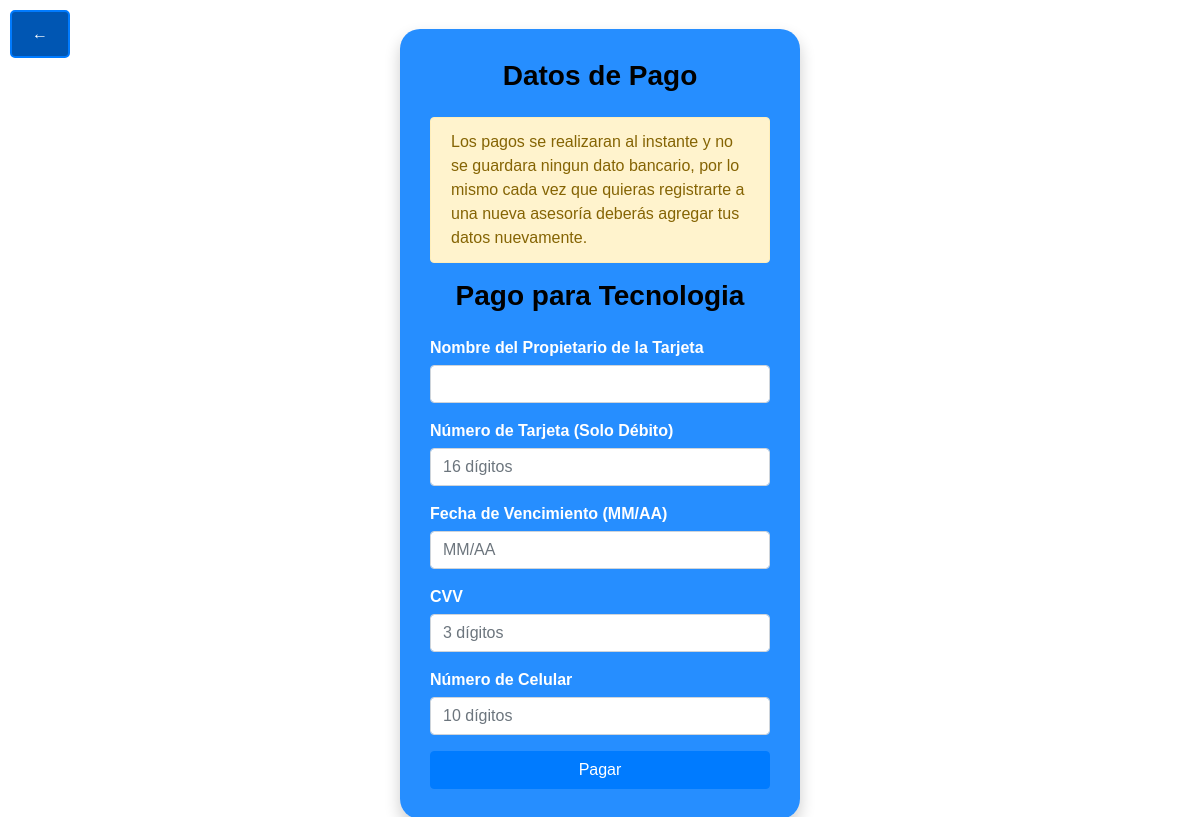
The page /pago_asesoria/10 (signed in) on the database as committed earlier.
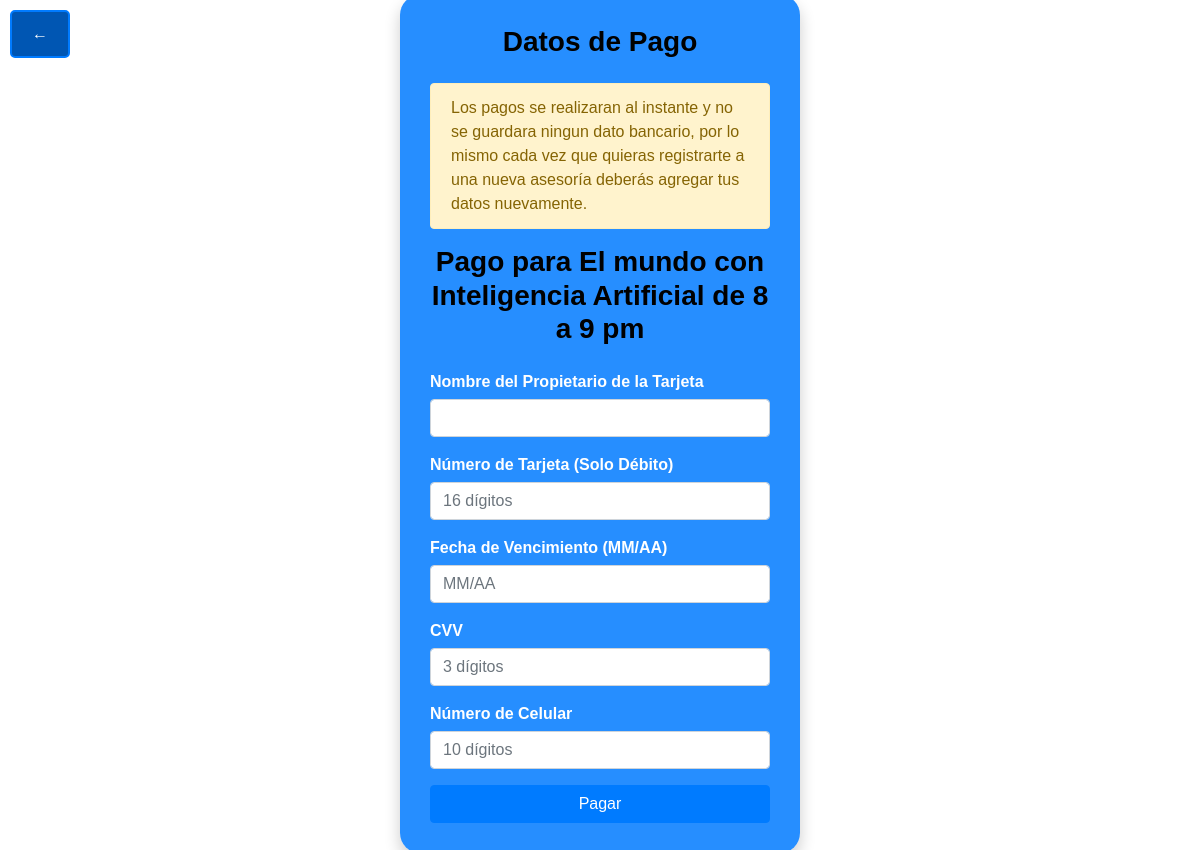
The same page on the database as committed later.
### ProyectoWeb/app.py (models this page shows)
class Asesoria(db.Model):
    id = db.Column(db.Integer, primary_key=True)
    descripcion = db.Column(db.String(200), nullable=False)
    costo = db.Column(db.Float, nullable=False)
    max_alumnos = db.Column(db.Integer, nullable=False)
    temas = db.Column(db.String(200), nullable=False)
    maestro_id = db.Column(db.Integer, db.ForeignKey('user.id'), nullable=False)
    alumnos = db.relationship('User', secondary=asesoria_alumno, back_populates='asesorias')
    total_pagado = db.Column(db.Float, default=0.0)
    meet_link = db.Column(db.String(200), nullable=True)

### ProyectoWeb/app.py (the view, shortened to what this page needs)
@app.route('/pago_asesoria/<int:id>', methods=['GET', 'POST'])
@login_required
def pago_asesoria(id):
    asesoria = Asesoria.query.get_or_404(id)
    return render_template('pago_asesoria.html', asesoria=asesoria)

### ProyectoWeb/app.py (called while the page is built)
@login_manager.user_loader
def load_user(user_id):
    return User.query.get(int(user_id))

### ProyectoWeb/templates/pago_asesoria.html (shortened to what this page needs)
{% extends 'base.html' %}
{% block content %}
<div class="container-fluid">
    <button class="btn btn-custom btn-back" style="position: absolute; top: 10px; left: 10px;" onclick="window.location.href='{{ url_for('dashboard_alumno') }}';">←</button>
    <div class="login-box mt-5">
        <h2 class="text-center mb-4">Datos de Pago</h2>
        <div class="alert alert-warning" role="alert">
            Los pagos se realizaran al instante y no se guardara ningun dato bancario, por lo mismo cada vez que quieras registrarte a una nueva asesoría deberás agregar tus datos nuevamente.
        </div>
        <h2 class="text-center mb-4">Pago para {{ asesoria.descripcion }}</h2>
        <form method="POST" action="{{ url_for('procesar_pago', id=asesoria.id) }}" onsubmit="return validarFormulario()">
            <div class="form-group">
                <label for="nombre">Nombre del Propietario de la Tarjeta</label>
                <input type="text" class="form-control" id="nombre" name="nombre" required>
            </div>
            <div class="form-group">
                <label for="tarjeta">Número de Tarjeta (Solo Débito)</label>
                <input type="text" class="form-control" id="tarjeta" name="tarjeta" maxlength="16" pattern="\d{16}" placeholder="16 dígitos" required>
            </div>
            <div class="form-group">
                <label for="vencimiento">Fecha de Vencimiento (MM/AA)</label>
                <input type="text" class="form-control" id="vencimiento" name="vencimiento" placeholder="MM/AA" pattern="(0[1-9]|1[0-2])\/[0-9]{2}" required>
            </div>
            <div class="form-group">
                <label for="cvv">CVV</label>
                <input type="text" class="form-control" id="cvv" name="cvv" maxlength="3" pattern="\d{3}" placeholder="3 dígitos" required>
            </div>
            <div class="form-group">
                <label for="celular">Número de Celular</label>
                <input type="text" class="form-control" id="celular" name="celular" pattern="\d{10}" placeholder="10 dígitos" required>
            </div>
            <button type="submit" class="btn btn-primary btn-block">Pagar</button>
        </form>
    </div>
</div>
{% endblock %}

Rows that differ between the two databases and show on the page:
changed Asesoria: descripcion "Tecnologia" → "El mundo con Inteligencia Artificial de 8 a 9 pm"
